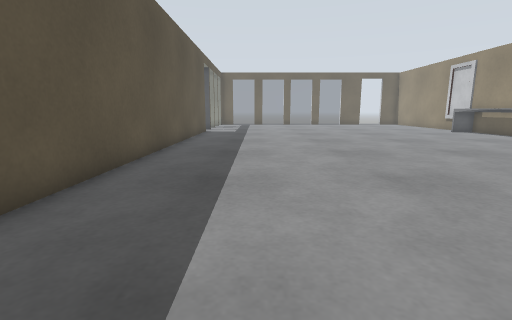
View 1 (above)

16 first-person views from a walk through a world built for the Gazebo simulator. The camera is 0.72 m above the floor, tilts 10° down and sees 85° across. Floor lines are 1 m apart. The floor is counted in squares, 0.5 m on a side. Each view is taken from the middle of a square. On the plan, view 1 faces up. The plan holds only what a view shows up to about 14 squares ahead; the rest is blank. The place goes on beyond the plan.

View 2
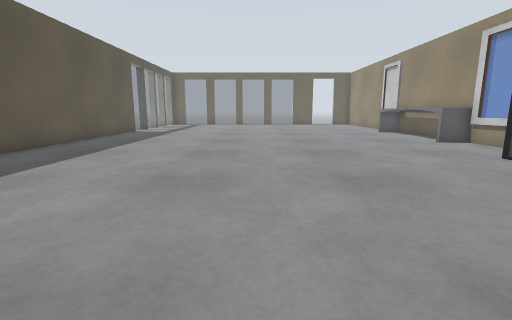

View 3
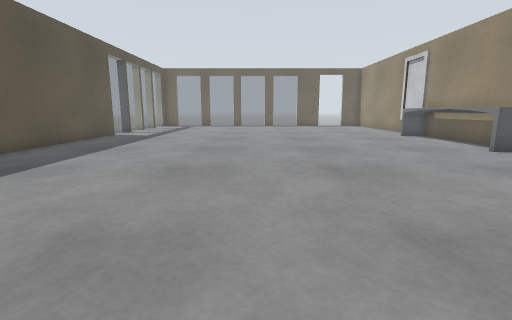

View 4
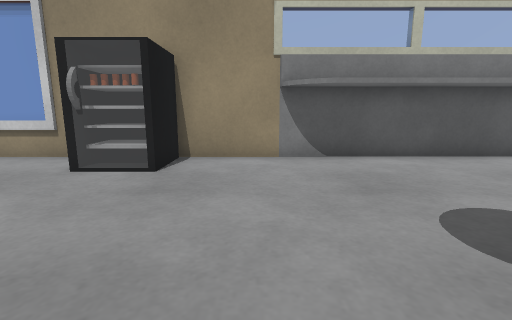

View 5
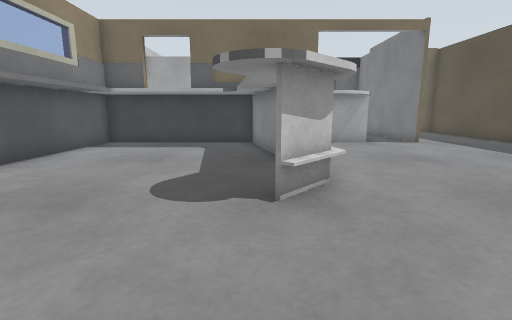

View 6
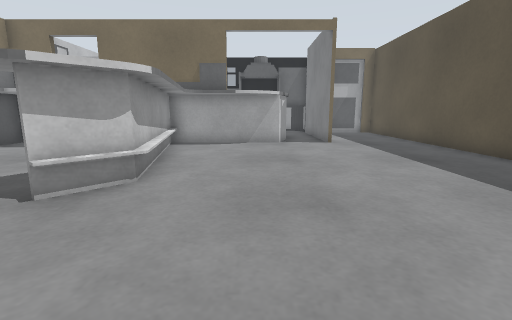

View 7
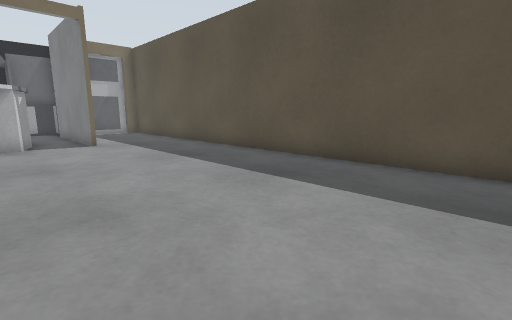

View 8
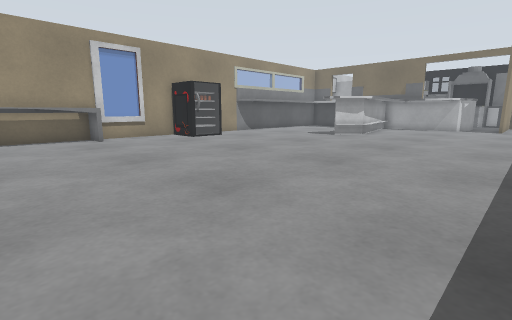

View 9
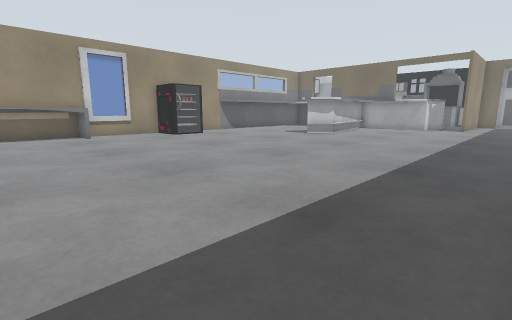

View 10
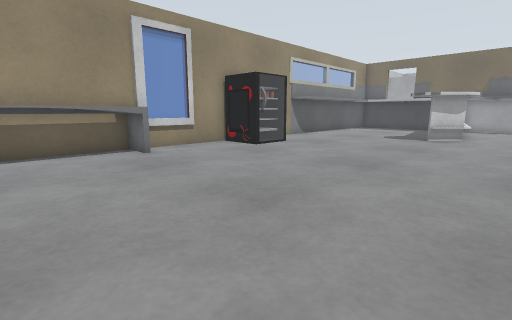

View 11
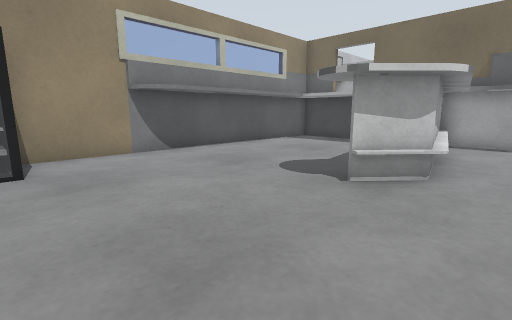

View 12
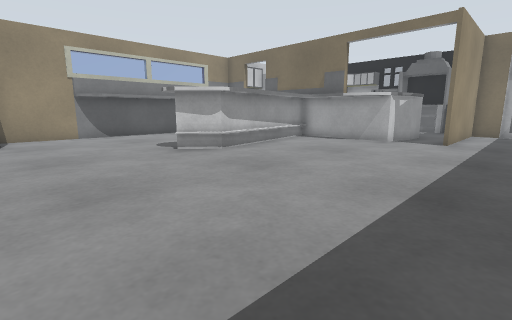

View 13
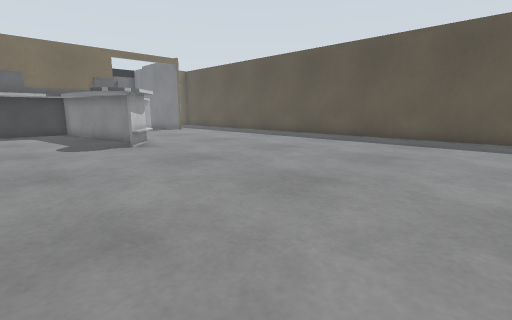

View 14
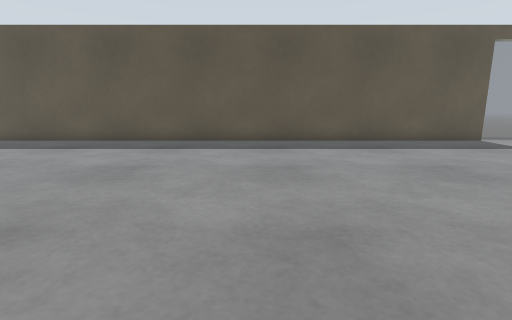

View 15
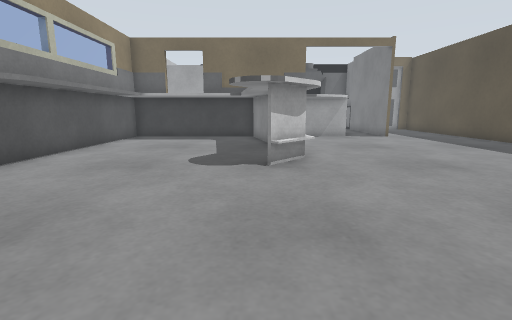

View 16
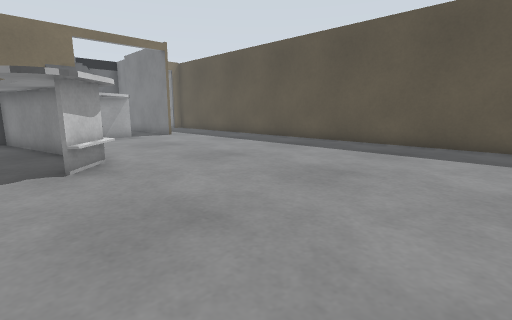

### Floor plan
Points are (right, up) in squares from view 1. A wall is a line through its corners. A room is listed if a view was taken in it or the views show most of it. See-through windows are left out.
Room 1 (views 1, 2, 3, 4, 5, 6, 7, 8, 9, 10, 11, 12, 13, 14, 15, 16)
walls: (6.1, 0.6) (7.4, 1.9); (8.1, -0.3) (8.7, -4.5); (12.9, 6.5) (12.9, 8.2); (13.7, 2.5) (14.2, 3.1); (14.6, 6.4) (12.5, 6.4) (12.5, 8.4) (14.6, 8.4); (14.7, 7.1) (14.7, 17.5); (6.8, -5.2) (6, 0) (6.1, 0.5) (6.4, 0.9); (9.1, -4.9) (13.5, -4.9) (13.5, 2.1) (13.8, 2.7) (14.4, 3.1) (14.8, 3.3); (4.6, -5.9) (6.4, -5.9); (3.6, -6.2) (4.1, -5.9); (3, -6.5) (3.4, -6.1); (2.8, -7) (2.9, -6.8) (7.9, -6.8); (0.7, -6.8) (0.7, -8.5); (-3.6, 17.5) (-3.6, -8.5); (2.4, -8.4) (3, -6.8); (0.5, -8.5) (0.5, -6.8); (14.7, -6.8) (14.7, 6.8)
low walls: (6.8, -0.7) (8, -6.2); (6.6, -1.9) (6.1, 0.6); (14.8, 12.8) (13.5, 12.8) (13.5, 16.6); (4.1, -6) (4.7, -5.9); (7.9, -6.8) (6.5, 0.4) (7.7, 1.7)

Positions as (right, up) in squares from view 1, and headings:
1: (0, 0), facing up
2: (5, 0), facing up
3: (5, 3), facing up
4: (6, 4), facing right
5: (8, 6), facing down
6: (4, 6), facing down
7: (4, 6), facing down-left
8: (-1, 17), facing down-right
9: (-3, 17), facing down-right
10: (4, 17), facing down-right
11: (5, 7), facing down-right
12: (-2, 7), facing down-right
13: (12, 13), facing down-left
14: (10, 9), facing left
15: (8, 9), facing down
16: (9, 9), facing down-left
